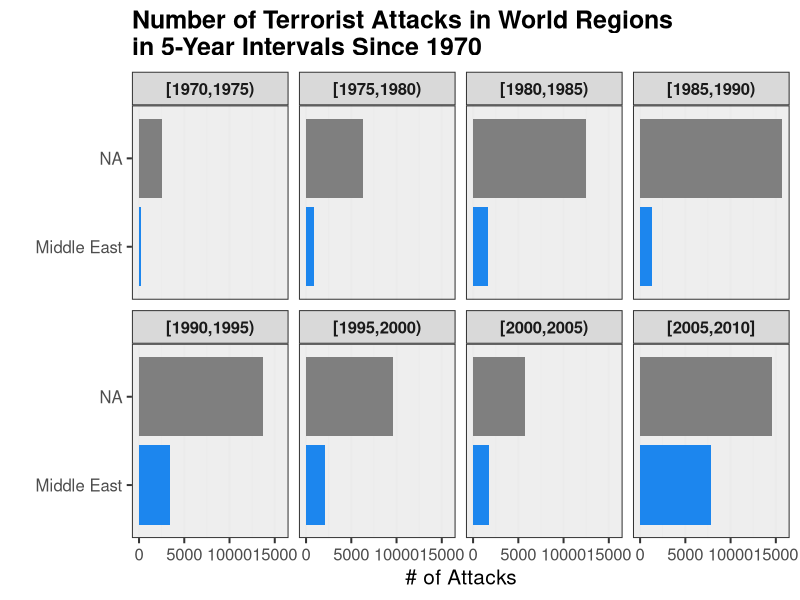
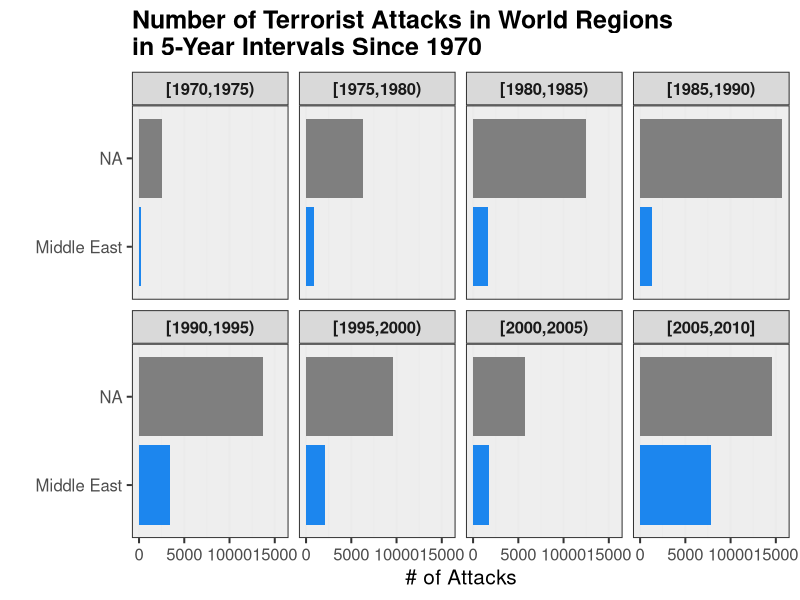

These figures' R source, in order:
library(dplyr)
library(ggplot2)

# read the attacks per region binned data
attackByRegion5YearBin <- read.table("attackByRegion5YearBin.csv", header = TRUE,
														 row.names = NULL, sep = ",", quote = "\"")

# read the order in which the region levels should be and reorder the data
regionOrder <- read.table("attackByRegion5YearBin-regionOrder.txt", header = FALSE,
													row.names = NULL, quote = "\"")
regionOrder <- regionOrder %>% first
attackByRegion5YearBin <-
	attackByRegion5YearBin %>%
	mutate(region = factor(region, regionOrder))

# plot!
c12 <- c("dodgerblue2","#E31A1C", "green4", "#6A3D9A", "#FF7F00", "black",
				 "gold1", "skyblue2","#FB9A99", "palegreen2", "#CAB2D6", "#FDBF6F")
ggplot(attackByRegion5YearBin, aes(x = region, y = nattacks, fill = region)) +
	geom_bar(stat = "identity", show_guide=FALSE) +
	facet_wrap(~bin, ncol = 4) +
	ylab("# of Attacks") + 
	ggtitle("Number of Terrorist Attacks in World Regions\nin 5-Year Intervals Since 1970") + 
	xlab("") +
	coord_flip() +  # to make the bars horizontal so that reading the regions is easier
	scale_fill_manual(values = c12) +
	theme_bw(15) +
	theme(panel.background = element_rect(fill='#EEEEEE'),
				panel.grid.major.y = element_blank(),
				strip.text = element_text(face="bold"),
				plot.title = element_text(face="bold"))
ggsave("attackByRegion5YearBin.png", width = 10, height = 6)
